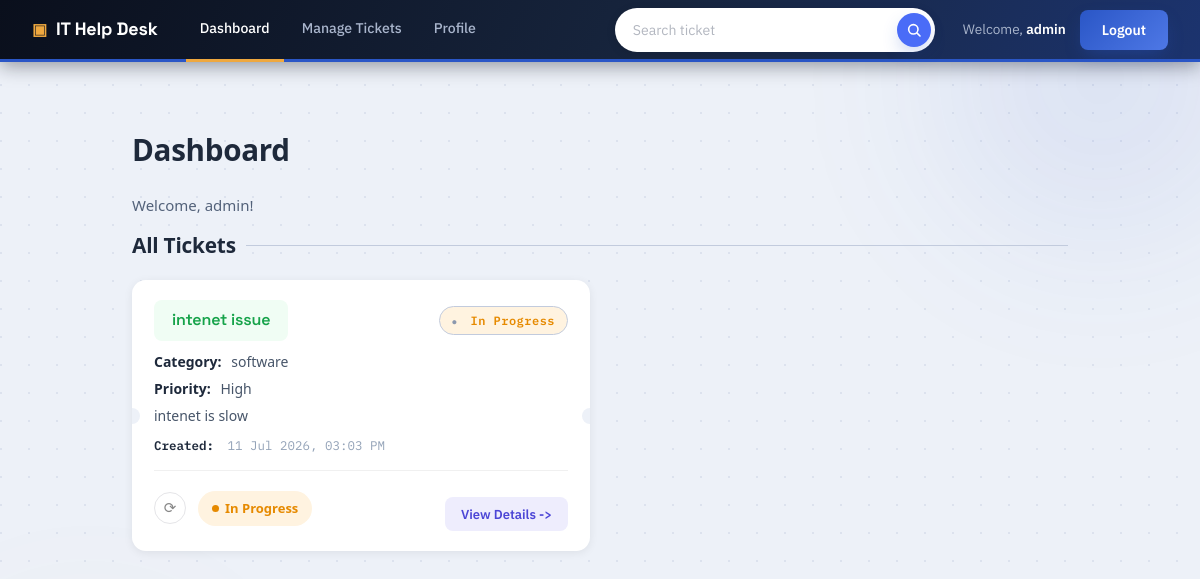
The app's page /account/ (signed in) with its own data.
### ticket/models.py (models this page shows, shortened)
class Ticket(models.Model):
    STATUS_CHOICES = [
        ('Open', 'Open'),
        ('In Progress', 'In Progress'),
        ('Resolved', 'Resolved'),
        ('Closed', 'Closed'),
    ]
    PRIORITY_CHOICES = [
        ('Low', 'Low'),
        ('Medium', 'Medium'),
        ('High', 'High'),
        ('Urgent', 'Urgent'),
    ]
    ticket_number = models.CharField(max_length=20,unique=True,blank=True)
    user = models.ForeignKey("helpdesk_account.Profile", on_delete=models.CASCADE)
    title = models.CharField(max_length=200)
    description = models.TextField()
    category = models.CharField(max_length=100)
    priority = models.CharField(
        max_length=20,
        choices=PRIORITY_CHOICES,
        default='Medium'
    )
    status = models.CharField(
        max_length=20,
        choices=STATUS_CHOICES,
        default='Open'
    )
    attachment = models.FileField(upload_to='tickets/',blank=True,null=True)
    created = models.DateTimeField(auto_now_add=True)
    updated = models.DateTimeField(auto_now=True)
    class Meta:
        ordering = ['-created']
        indexes = [
            models.Index(fields=['-created']),
        ]

### account/views.py (the view)
# urls.py: path('', views.dashboard, name='dashboard'),
@login_required
def dashboard(request):
    profile, created = Profile.objects.get_or_create(
        user=request.user
    )
    if request.user.is_staff:
        tickets = Ticket.objects.all().order_by("-created")
    else:
        tickets = Ticket.objects.filter(
            user=profile
        ).order_by("-created")
    return render(
        request,
        "account/dashboard.html",
        {
            "section": "dashboard",
            "tickets": tickets,
        },
    )

### account/templates/account/dashboard.html (shortened to what this page needs)
{% extends "base.html" %}
{% block content %}
<div class="dashboard-container">
    <h1>Dashboard</h1>
    <p>Welcome, {{ request.user.first_name|default:request.user.username }}!</p>
    <div class="dashboard-actions">
        <div class="ticket-section">
            {% if not request.user.is_staff %}
            <h2>My Tickets</h2>
            {% else %}
            <h2>All Tickets</h2>
            {% endif%}
            {% if tickets %}
            <div class="tickets-grid">
                {% for ticket in tickets %}
                <div class="ticket">
                    <div class="ticket-card">
                        <div class="ticket-header">
                            <h3>{{ ticket.title }}</h3>
                            <span class="status {% if ticket.status == 'Open' %}status-open{% elif ticket.status == 'In Progress' %}status-progress{% elif ticket.status == 'Resolved' %}status-resolved{% endif %}">
                                {{ ticket.status }}
                            </span>
                        </div>
                        <p><strong>Category:</strong> {{ ticket.category }}</p>
                        <p><strong>Priority:</strong> {{ ticket.priority }}</p>
                        <p>{{ ticket.description|truncatewords:30 }}</p>
                        <p class="date">
                            <strong>Created:</strong>
                            {{ ticket.created|date:"d M Y, h:i A" }}
                        </p>
                        <div class="ticket-actions">
                            <button class="refresh-btn" onclick="refreshStatus('{{ forloop.counter }}')" title="Refresh status">
                                ⟳
                            </button>
                            <span class="live-status status-badge {% if ticket.status == 'Open' %}status-open{% elif ticket.status == 'In Progress' %}status-progress{% elif ticket.status == 'Resolved' %}status-resolved{% else %}status-closed{% endif %}"
                                id="live-status-{{ ticket.id }}"
                                data-ticket-id="{{ ticket.id }}"
                                data-status-url="{% url 'ticket_status_api' ticket.id %}">
                                <span class="status-dot"></span>
                                {{ ticket.status }}
                            </span>
                            <div class="action-buttons">
                                <button class="view-btn" onclick="toggleDetails('{{ forloop.counter }}')">
                                    View Details ->
                                </button>
                            </div>
                        </div>
                    </div>
                </div>
                {% endfor %}
            </div>
            {% else %}
            <div class="empty-ticket">
                <h3>No Tickets Found</h3>
                <p>You haven't created any tickets yet.</p>
            </div>
            {% endif %}
        </div>
    </div>
</div>
{% endblock %}

### account/templates/base.html (shortened to what this page needs)
{% load static %}
<!DOCTYPE html>
<html lang="en">
<head>
    <link rel="stylesheet" href="{% static 'css/base.css' %}">
</head>
<body>
    <header id="header">
        <div class="logo">
            <a href="{% url 'dashboard' %}">
                IT Help Desk
            </a>
        </div>
        {% if request.user.is_authenticated %}
        <nav>
            <ul class="menu">
                <li {% if section == "dashboard" %}class="selected"{% endif %}>
                    <a href="{% url 'dashboard' %}">
                        Dashboard
                    </a>
                </li>
                {% if request.user.is_staff %}
                <li {% if section == "manage" %}class="selected"{% endif %}>
                    <a href="{% url 'manage_tickets' %}">
                        Manage Tickets
                    </a>
                </li>
                {% endif %}
                <li {% if section == "profile" %}class="selected"{% endif %}>
                    <a href="{% url 'profile' request.user.username %}">
                        Profile
                    </a>
                </li>
            </ul>
        </nav>
       <div class="header-search">
            <form action="{% url 'search_ticket' %}" method="get" class="search-form">
                <input
                    type="text"
                    name="search"
                    class="search-input"
                    placeholder="Search ticket"
                    autocomplete="off">
                <button type="submit" class="search-btn" aria-label="Search">
                    <svg xmlns="http://www.w3.org/2000/svg" width="16" height="16" viewBox="0 0 24 24" fill="none" stroke="#ffffff" stroke-width="2.4" stroke-linecap="round" stroke-linejoin="round">
                        <circle cx="11" cy="11" r="7"></circle>
                        <line x1="21" y1="21" x2="16.65" y2="16.65"></line>
                    </svg>
                </button>
            </form>
        </div>
        {% endif %}
        <div class="user-info">
            {% if request.user.is_authenticated %}
                <span>
                    Welcome,
                    <strong>
                        {{ request.user.first_name|default:request.user.username }}
                    </strong>
                </span>
                <form action="{% url 'logout' %}" method="post">
                    <button type="submit">
                        Logout
                    </button>
                </form>
            {% else %}
                <a href="{% url 'login' %}">Login</a>
                |
                <a href="{% url 'register' %}">Register</a>
            {% endif %}
        </div>
    </header>
    <main id="content">
        {% block content %}
        {% endblock %}
    </main>
</body>
</html>

### records on screen
Ticket: title "intenet issue", status "In Progress", category "software", priority "High", description "intenet is slow", created "11 Jul 2026, 03:03 PM"

### other values on screen
{{ request.user.first_name|default:request.user.username }} "admin"
